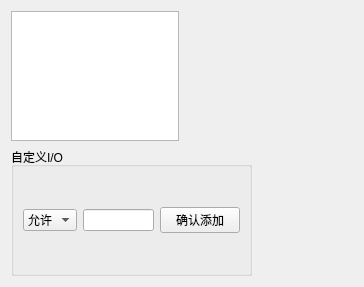
                <widget class="QWidget" name="tabAuto">
                 <attribute name="title">
                  <string>自动</string>
                 </attribute>
                 <layout class="QGridLayout" name="gridLayout_18" rowstretch="1,1" columnstretch="5,2,3">
                  <item row="0" column="1">
                   <spacer name="horizontalSpacer_5">
                    <property name="orientation">
                     <enum>Qt::Horizontal</enum>
                    </property>
                    <property name="sizeHint" stdset="0">
                     <size>
                      <width>40</width>
                      <height>20</height>
                     </size>
                    </property>
                   </spacer>
                  </item>
                  <item row="0" column="0">
                   <widget class="QListWidget" name="listWidgetAutoCmd"/>
                  </item>
                  <item row="1" column="2">
                   <spacer name="horizontalSpacer_7">
                    <property name="orientation">
                     <enum>Qt::Horizontal</enum>
                    </property>
                    <property name="sizeHint" stdset="0">
                     <size>
                      <width>40</width>
                      <height>20</height>
                     </size>
                    </property>
                   </spacer>
                  </item>
                  <item row="1" column="0" colspan="2">
                   <widget class="QGroupBox" name="groupBoxAuto">
                    <property name="title">
                     <string>自定义I/O</string>
                    </property>
                    <layout class="QGridLayout" name="gridLayout_19" columnstretch="2,6,2">
                     <item row="0" column="1">
                      <widget class="QLineEdit" name="lineEditAddName"/>
                     </item>
                     <item row="0" column="0">
                      <widget class="QComboBox" name="comboBoxInOrOut">
                       <item>
                        <property name="text">
                         <string>允许</string>
                        </property>
                       </item>
                       <item>
                        <property name="text">
                         <string>等待</string>
                        </property>
                       </item>
                      </widget>
                     </item>
                     <item row="0" column="2">
                      <widget class="QPushButton" name="buttonSureAddAutoIO">
                       <property name="sizePolicy">
                        <sizepolicy hsizetype="Preferred" vsizetype="Fixed">
                         <horstretch>0</horstretch>
                         <verstretch>0</verstretch>
                        </sizepolicy>
                       </property>
                       <property name="text">
                        <string>确认添加</string>
                       </property>
                      </widget>
                     </item>
                    </layout>
                   </widget>
                  </item>
                 </layout>
                </widget>
